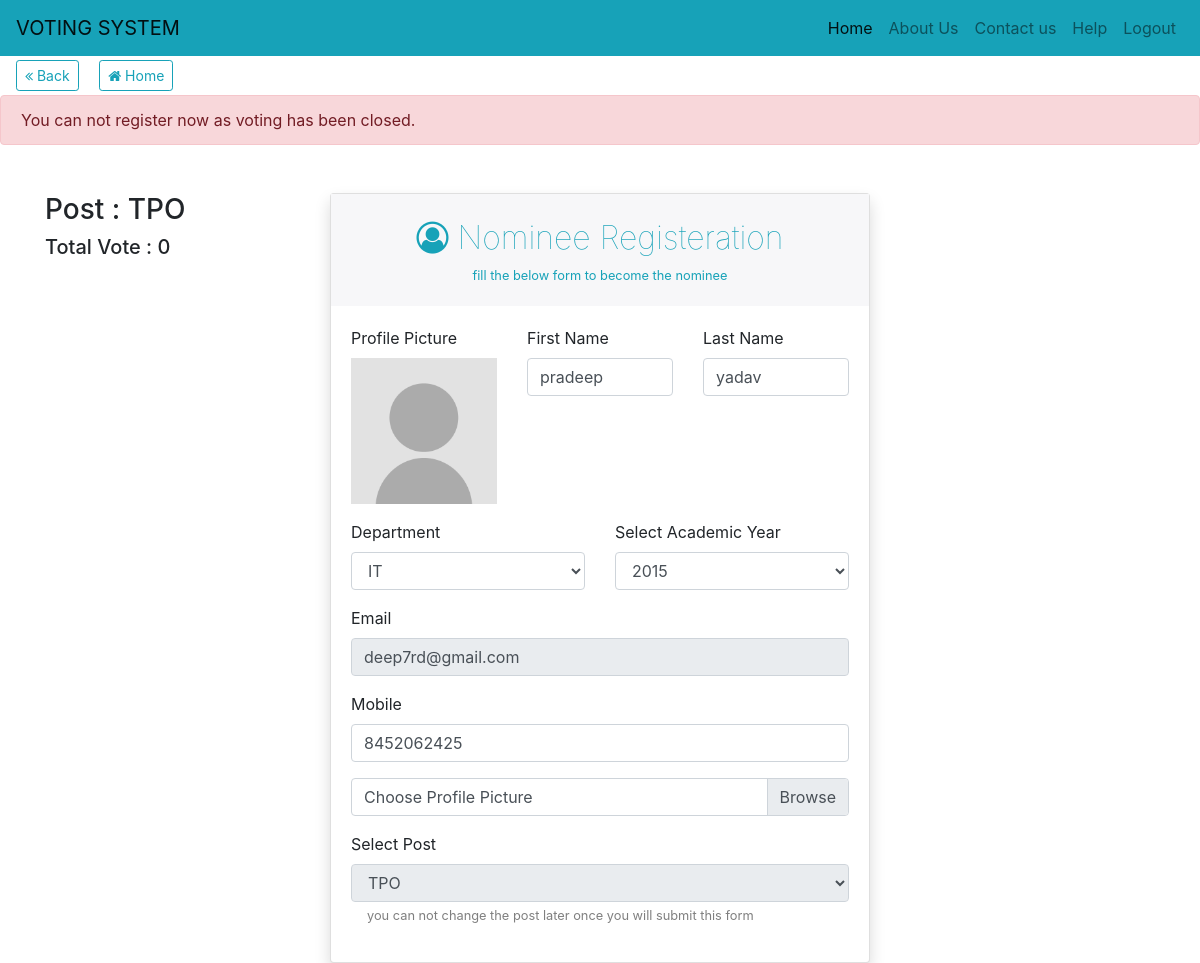
The app's page /Students/nominees_registration.php (signed in), older data.
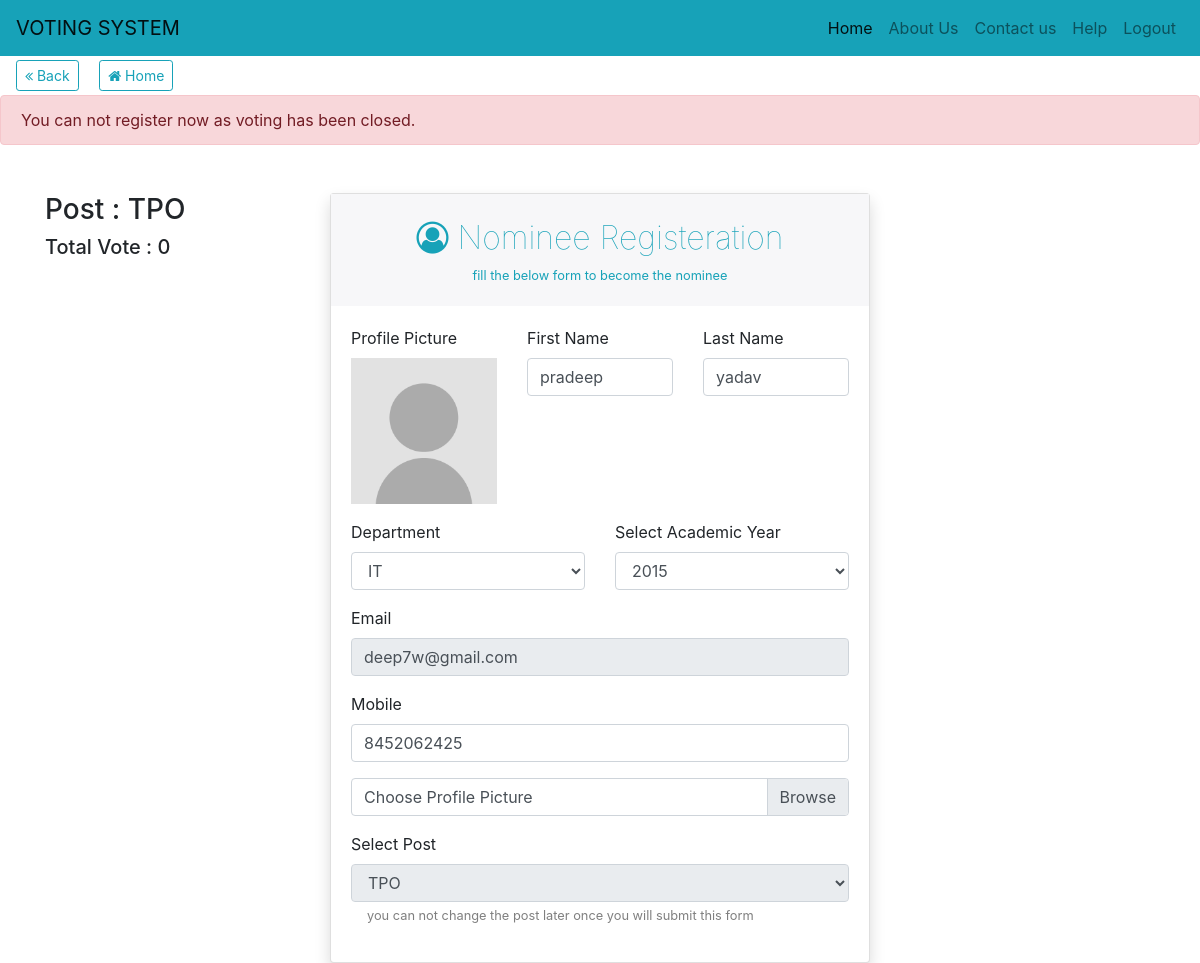
The same page, newer data.
### tables this page shows
CREATE TABLE `register` (
  `id` int(11) NOT NULL,
  `user_type` varchar(255) NOT NULL,
  `first_name` varchar(255) NOT NULL,
  `last_name` varchar(255) NOT NULL,
  `email` varchar(255) NOT NULL,
  `mobile_no` varchar(255) NOT NULL,
  `password` varchar(300) NOT NULL,
  `department` varchar(255) NOT NULL,
  `year` varchar(100) NOT NULL,
  `otp` int(255) NOT NULL,
  `otp_expire` varchar(100) NOT NULL,
  `is_nominee` varchar(100) NOT NULL,
  `profile_pic` varchar(500) NOT NULL,
  `post` varchar(255) NOT NULL,
  `status` varchar(255) DEFAULT NULL
);

### common/functions.php (called while the page is built, shortened)
<?php
function get_user_by_email($conn,$email){
  $sql="SELECT * from register where  email='$email'";
  $result=mysqli_query($conn,$sql);
  $count=mysqli_fetch_assoc($result);
  return $count;
}
function total_vote($conn,$email){
$sql="SELECT DISTINCT(voter) from voting_details where  voted='$email'";
  $result=mysqli_query($conn,$sql);
  $count=mysqli_num_rows($result);
  return $count;
}
function get_vote_dates($conn,$table){
 $sql="SELECT MONTH(start_date) as s_month ,DAY(start_date) as s_day,MONTH(end_date) as e_month ,DAY(end_date) as e_day from $table";
  $result=mysqli_query($conn,$sql);
  $counte=mysqli_fetch_array($result);
  return $counte;
}
?>

### Students/nominees_registration.php (the view, shortened to what this page needs)
<?php
include_once('../database/connection.php');
include_once('../common/header.php');
include_once('../common/functions.php');
  	$email=$_SESSION['user_id'];
  	$nominee=get_user_by_email($conn,$email);
    $get_votes=get_vote_dates($conn,'start_vote');
  $day=date('d');
  $month=date('m');
  $end_month=$get_votes['e_month'];
   $end_day=$get_votes['e_day'];
 if(intval($month)>intval($end_month)){
    echo $not_started= '<p class="alert alert-danger">You can not register now as voting has been closed.</p>';
  }elseif(intval($month) == intval($end_month))
{
if($day>$end_day)
{
echo $not_started= '<p class="alert alert-danger">You can not register now as voting has been closed.</p>';
}
}
  	 ?>
<div class="container">
<div class=" row position-relative mt-5">
	<div class=" col-md-3 ">
		<?php if($nominee['post']){
  	$vote=total_vote($conn,$email,$nominee['post']);
			?>
			<h3>Post : <?php echo $nominee['post'];?> </h3>
			<h5>Total Vote : <?php echo $vote;?> </h5>
			<?php }?>
	</div>
	<div class=" col-md-6 ">
	<div class="card shadow">
  <div class="card-header  font-weight-lighter text-info text-center" >
  	 <div style="font-size: 2em;"><span class="fa fa-user-circle-o"></span> Nominee Registeration  </div>
  	<small>fill the below form to become the nominee</small>
</div>
  <div class="card-body">
<form action="<?php echo app_path; ?>submit.php" method="post" enctype="multipart/form-data">
	<div class="row">
      <div class="col-sm-4 col-12">
  <div class="form-group">
    <label >Profile Picture </label>
    <img  src="<?php echo $nominee['profile_pic']?app_path.$nominee['profile_pic']:app_path.'uploaded/user.jpg' ?>" class="img-fluid w-100">
  </div>
  </div>
	<div class="col-sm-4 col-12">
  <div class="form-group">
    <label for="f_name">First Name</label>
    <input type="text" class="form-control" id="f_name" name="f_name"  value="<?php echo $nominee['first_name'] ?>">
  </div>
  </div>
  	<div class="col-sm-4 col-12">
  <div class="form-group">
    <label for="l_name">Last Name</label>
    <input type="text" class="form-control" id="l_name" name="l_name" value="<?php echo $nominee['last_name'] ?>">
  </div>
  </div>
</div>
<div class="row">
	<div class="col-sm-6 col-12">
  <div class="form-group">
    <label for="department">Department</label>
<select class="form-control" name="department" >
	<option value="<?php echo $nominee['department'] ?>"><?php echo $nominee['department'] ?></option>
</select>
  </div>
  </div>
  	<div class="col-sm-6 col-12">
  <div class="form-group">
    <label for="year">Select Academic Year</label>
<select class="form-control" name="year" >
		<option value="<?php echo $nominee['year'] ?>"><?php echo $nominee['year'] ?></option>
</select>
  </div>
  </div>
</div>
	<div class="row">
	<div class="col-12">
  <div class="form-group">
    <label for="email">Email</label>
    <input type="email" readonly class="form-control" id="email" name="email" value="<?php echo $nominee['email'] ?>">
  </div>
  </div>
  </div>
    <div class="row">
  <div class="col-12">
  <div class="form-group">
    <label for="number">Mobile</label>
    <input type="number" class="form-control" id="number" name="number" value="<?php echo $nominee['mobile_no'] ?>">
  </div>
  </div>
  </div>
      <div class="row">
  <div class="col-12">
  <div class="form-group">
  <div class="custom-file">
  <label class="custom-file-label" for="profile_pic">Choose Profile Picture</label>
</div>
  </div>
  </div>
  </div>
  <div class="row">
  <div class="col-12">
  <div class="form-group">
  <label for="year">Select Post </label>
<select class="form-control" name="post" <?php echo $nominee['post']?'disabled':''?> >
	<option value="<?php echo $nominee['post'] ?>"><?php echo $nominee['post'] ?></option>
</select>
<small class="text-black-50 pl-3">you can not change the post later once you will submit this form</small>
  </div>
  </div>
  </div>
</form>
</div>
</div>
</div>
</div>
</div>
<?php include_once('../common/footer.php'); ?>

Row changes from the older to the newer data that the page shows:
changed register "TPO": email "deep7rd@gmail.com" → "deep7w@gmail.com"
